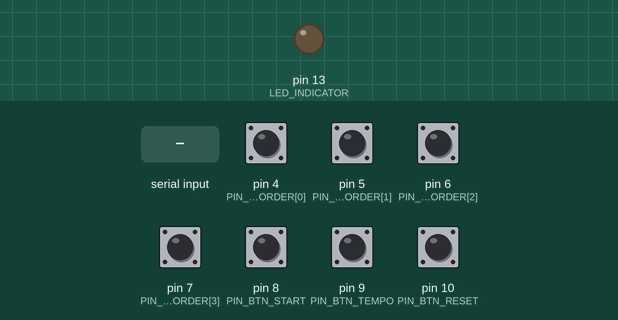
Simulated run of this sketch. Board: Arduino Uno, built with avr-gcc and run on an emulated ATmega328P. On the bench: output pins drawn as LEDs (lit = HIGH). Dashed ring = blinking. The test bench sets the inputs (shaded band); at power-on: pin 4 (PIN_BTN_ORDER[0]), pin 5 (PIN_BTN_ORDER[1]), pin 6 (PIN_BTN_ORDER[2]), pin 7 (PIN_BTN_ORDER[3]), pin 8 (PIN_BTN_START), pin 9 (PIN_BTN_TEMPO), pin 10 (PIN_BTN_RESET) HIGH. What the sketch prints to the serial monitor is not drawn.

Above: at 1.2 s.
1.3 s: pin 8 (PIN_BTN_START) pulled LOW for 0.15 s
At 1.7 s:
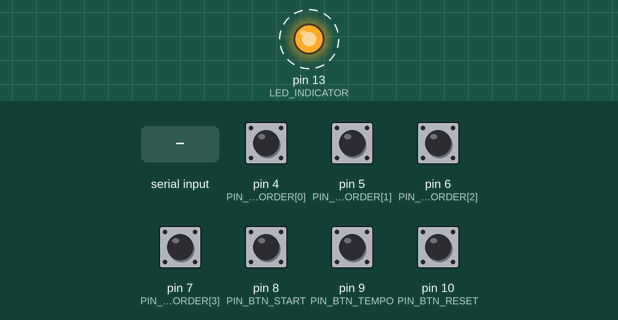
4.4 s: pin 10 (PIN_BTN_RESET) pulled LOW for 0.15 s
At 4.4 s:
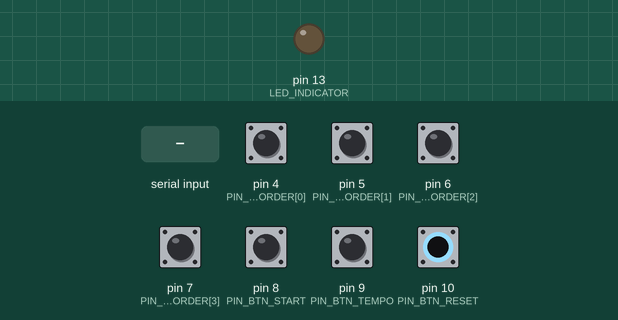
6.0 s: pin 4 (PIN_BTN_ORDER[0]) pulled LOW for 0.15 s
7.6 s: pin 9 (PIN_BTN_TEMPO) pulled LOW for 0.15 s
9.2 s: "s90\n" received over Serial
At 9.5 s:
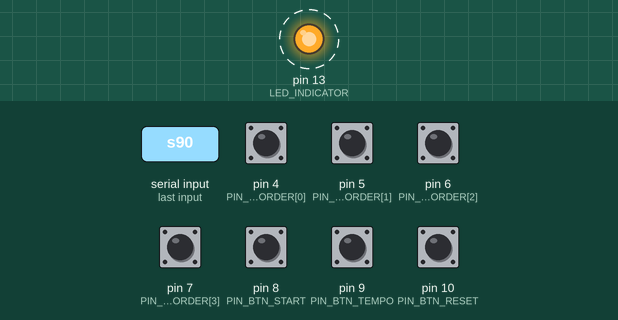
12.2 s: byte 116 ('t') received over Serial
At 12.75 s:
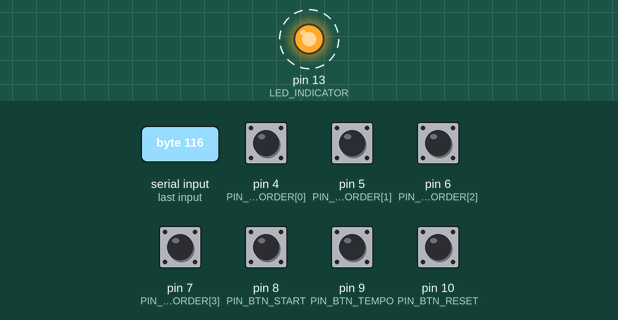
Timing chart, 0 to 16.2 s (numbered marks = the images above; inputs shaded):
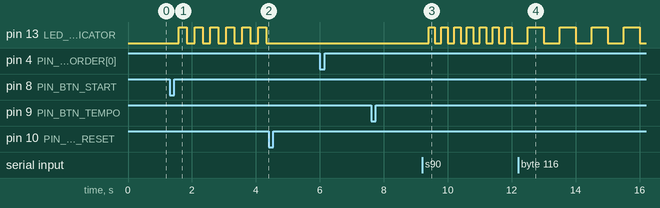

Measured:
- after the input at 1.3 s, pin 13 (LED_INDICATOR): alternates HIGH for 0.25 s and LOW for 0.25 s, starting after 0.28 s
- after the input at 4.4 s, pin 13 (LED_INDICATOR): stops changing and stays LOW
- after the input at 6.0 s, every drawn part: stays the same
- after the input at 7.6 s, every drawn part: stays the same
- after the input at 9.2 s, pin 13 (LED_INDICATOR): alternates HIGH for 0.20 s and LOW for 0.20 s, starting after 0.20 s
- after the input at 12.2 s, pin 13 (LED_INDICATOR): alternates HIGH for 0.50 s and LOW for 0.50 s, starting after 0.30 s

The sketch:

hack_oya_kai3.ino
```cpp
#define DECODE_NEC
#define IR_SEND_PIN 3
#include <IRremote.hpp>

const int NUM_CHILDREN = 4;

const int PIN_BTN_ORDER[NUM_CHILDREN] = {4, 5, 6, 7};  // 子機ごとの「参加/退場」トグルボタン
const int PIN_BTN_START = 8;
const int PIN_BTN_TEMPO = 9;
const int PIN_BTN_RESET = 10;
const int LED_INDICATOR = 13;

const int QUANTIZE_TICKS = 8;     // 区切り幅（0,5,10,15,...）
// NOTE: address フィールドは tickCount下位8bit用に転用するため、固定アドレスとしては未使用

bool isActive[NUM_CHILDREN]   = {false, false, false, false}; // 参加済みフラグ
long joinTick[NUM_CHILDREN]   = {-1, -1, -1, -1};              // 参加予定tick（未予約は-1）
long leaveTick[NUM_CHILDREN]  = {-1, -1, -1, -1};              // 退場予定tick（未予約は-1）

bool isPlaying  = false;
int  tempoBpm   = 120;
long tickCount  = 0;
unsigned long lastTickMs = 0;

int prevBtnOrder[NUM_CHILDREN] = {HIGH, HIGH, HIGH, HIGH};
int prevBtnStart = HIGH;
int prevBtnTempo = HIGH;
int prevBtnReset = HIGH;

void setup() {
  Serial.begin(115200);
  IrSender.begin(IR_SEND_PIN);

  for (int i = 0; i < NUM_CHILDREN; i++) {
    pinMode(PIN_BTN_ORDER[i], INPUT_PULLUP);
  }
  pinMode(PIN_BTN_START, INPUT_PULLUP);
  pinMode(PIN_BTN_TEMPO, INPUT_PULLUP);
  pinMode(PIN_BTN_RESET, INPUT_PULLUP);
  pinMode(LED_INDICATOR, OUTPUT);

  printHelp();
}

void loop() {
  handleSerialCommand();
  handleOrderButtons();
  handleResetButton();
  handleTempoButton();
  handleStartButton();

  if (isPlaying) {
    unsigned long now = millis();
    unsigned long interval = 60000UL / (unsigned long)tempoBpm / 2UL;
    if (now - lastTickMs >= interval) {
      lastTickMs = now;
      tick();
      tickCount++;
    }
  }
}

// 参加ボタン（子機ごと）のトグル処理（ボタン・シリアル共有）。
//   未参加     → 次の区切りから参加予約
//   参加予約中 → その予約を取消（参加しない）
//   参加中     → 次の区切りから退場予約
//   退場予約中 → その予約を取消（残留）
void toggleChild(int i) {
  if (i < 0 || i >= NUM_CHILDREN) return;
  if (!isPlaying) {
    Serial.println("[!] 再生中のみ操作できます");
    return;
  }

  long boundary = ((tickCount / QUANTIZE_TICKS) + 1) * QUANTIZE_TICKS;

  if (isActive[i]) {
    if (leaveTick[i] != -1) {
      leaveTick[i] = -1;
      Serial.print("child ");
      Serial.print(i);
      Serial.println(" leave cancelled (stay)");
    } else {
      leaveTick[i] = boundary;
      Serial.print("child ");
      Serial.print(i);
      Serial.print(" will leave at tick ");
      Serial.println(leaveTick[i]);
    }
  } else {
    if (joinTick[i] != -1) {
      joinTick[i] = -1;
      Serial.print("child ");
      Serial.print(i);
      Serial.println(" join cancelled");
    } else {
      joinTick[i] = boundary;
      Serial.print("child ");
      Serial.print(i);
      Serial.print(" will join at tick ");
      Serial.println(joinTick[i]);
    }
  }
}

// 参加ボタン：押すごとに 参加予約⇄退場予約 をトグルする（リアルタイム、次の区切りに反映）
void handleOrderButtons() {
  for (int i = 0; i < NUM_CHILDREN; i++) {
    int s = digitalRead(PIN_BTN_ORDER[i]);
    if (prevBtnOrder[i] == HIGH && s == LOW) {
      toggleChild(i);
      delay(30);
    }
    prevBtnOrder[i] = s;
  }
}

void doReset() {
  isPlaying = false;
  tickCount = 0;
  for (int i = 0; i < NUM_CHILDREN; i++) {
    isActive[i] = false;
    joinTick[i] = -1;
    leaveTick[i] = -1;
  }
  digitalWrite(LED_INDICATOR, LOW);
  Serial.println("reset");
}

void handleResetButton() {
  int s = digitalRead(PIN_BTN_RESET);
  if (prevBtnReset == HIGH && s == LOW) {
    doReset();
    delay(30);
  }
  prevBtnReset = s;
}

void doTempoChange() {
  tempoBpm += 30;
  if (tempoBpm > 150) tempoBpm = 60;
  Serial.print("tempo=");
  Serial.println(tempoBpm);
}

void handleTempoButton() {
  int s = digitalRead(PIN_BTN_TEMPO);
  if (prevBtnTempo == HIGH && s == LOW) {
    doTempoChange();
    delay(30);
  }
  prevBtnTempo = s;
}

// 再生開始：誰も参加していない状態から開始する（参加はボタンで都度行う）
void doStart() {
  if (isPlaying) {
    Serial.println("[!] already playing");
    return;
  }
  isPlaying  = true;
  tickCount  = 0;
  lastTickMs = millis() - (60000UL / (unsigned long)tempoBpm / 2UL);
  for (int i = 0; i < NUM_CHILDREN; i++) {
    isActive[i] = false;
    joinTick[i] = -1;
    leaveTick[i] = -1;
  }
  Serial.println("start");
}

void handleStartButton() {
  int s = digitalRead(PIN_BTN_START);
  if (prevBtnStart == HIGH && s == LOW) {
    doStart();
    delay(30);
  }
  prevBtnStart = s;
}

void handleSerialCommand() {
  while (Serial.available()) {
    char c = (char)Serial.read();
    if (c == '\r' || c == '\n' || c == ' ') continue;

    if (c >= '0' && c <= ('0' + NUM_CHILDREN - 1)) {
      toggleChild(c - '0');
    } else if (c == 's' || c == 'S') {
      doStart();
    } else if (c == 'r' || c == 'R') {
      doReset();
    } else if (c == 't' || c == 'T') {
      doTempoChange();
    } else if (c == '?') {
      printHelp();
    }
  }
}

void printHelp() {
  Serial.println("=== hack_oya_kai help ===");
  Serial.println("0..3 : 子機の参加/退場トグル (D4..D7 ボタンと同じ動作)");
  Serial.println("       未参加→参加予約 / 参加中→退場予約 / 予約中に再度押すと取消");
  Serial.println("s    : start");
  Serial.println("r    : reset (即時の強制停止)");
  Serial.println("t    : tempo cycle (60/90/120/150)");
  Serial.println("?    : help");
  Serial.print("Current BPM=");
  Serial.println(tempoBpm);
}

void tick() {
  digitalWrite(LED_INDICATOR, (tickCount % 2) ? HIGH : LOW);

  uint8_t mask = 0;
  for (int i = 0; i < NUM_CHILDREN; i++) {
    // 参加予約していたtickに到達したら有効化
    if (!isActive[i] && joinTick[i] != -1 && tickCount >= joinTick[i]) {
      isActive[i] = true;
      joinTick[i] = -1;
      Serial.print("child ");
      Serial.print(i);
      Serial.println(" joined");
    }
    // 退場予約していたtickに到達したら無効化 (このtickからは送らない)
    if (isActive[i] && leaveTick[i] != -1 && tickCount >= leaveTick[i]) {
      isActive[i] = false;
      leaveTick[i] = -1;
      Serial.print("child ");
      Serial.print(i);
      Serial.println(" left");
    }
    if (isActive[i]) {
      mask |= (uint8_t)(1 << i);
    }
  }

  if (mask != 0) {
    // address に tickCount の下位8bit を乗せて送る。
    // 子機側はこれを「正解の位置」として受け取り、自分のlocalPosを補正する
    // (IR受信失敗による同期ずれを毎tick自己修復できる)。
    uint8_t tickLow = (uint8_t)(tickCount & 0xFF);
    IrSender.sendNEC(tickLow, mask, 0);
  }
}
```
